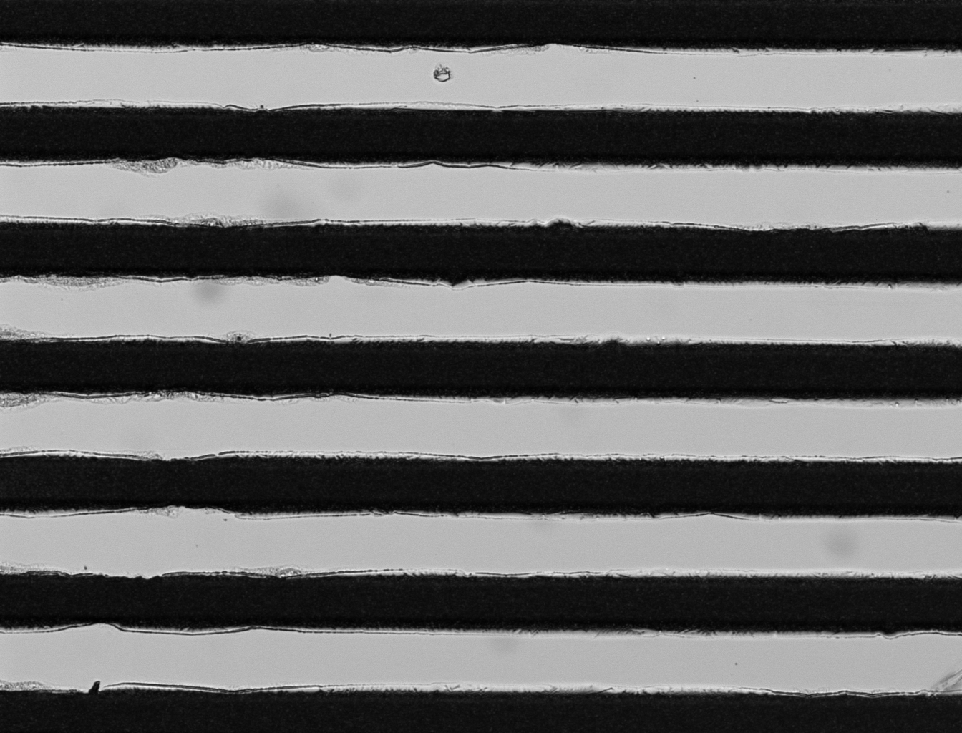
#> input picture backend/prototyping/sample_data/im1.TIFF, 962 x 733 px, shrunk from 1344 x 1024 before the run, given in place of stitched.TIFF, which was not available
$ jupyter execute --allow-errors image_stitch.ipynb
#> lines starting #> are read from the running program, lines starting #| are printed output that depends on the picture
[cell 1]
import cv2
import numpy as np
import os
from math import ceil
from PIL import Image
import matplotlib.pyplot as plt

[cell 2]
data_dir: str = "/Users/spunk/college/work/chip-imaging/backend/prototyping/sample_data"

[cell 3]
data_dir: str = r"C:\Users\Luke\Desktop\chip-imager\chip-imaging\backend\src\demo_images\gaintest1\stitched.TIFF"

[cell 4]
def apply_gain(img: np.ndarray, gain: int):
  gainFactor = ceil(np.log10(gain) / np.log10(2))

  # limit pixel brightnesses to ensure multiplying
  # will not overflow
  np.clip(img, 0, 2**(16-gainFactor)-1, out=img)
  np.multiply(img, np.array(gain)
      .astype(np.float64), out=img, casting='unsafe')

  # since we specified out=img in each np call, our
  # original image has been modified

[cell 5]
im = Image.open(data_dir)
#> im is the input picture: PIL image 962x733 I;16; min 208, max 2017, mean 936.8

[cell 6]
apply_gain(np.array(im), 1000)
#> in apply_gain, `np.clip(img, 0, 2**(16-gainFactor)-1, out=img)`: img: shape (733, 962) uint16; every value is 63
#> in apply_gain, `np.multiply(img, np.array(gain) .astype(np.float64), out=img, casting=..`: img: shape (733, 962) uint16; every value is 63000

[cell 7]
ima = np.array(im)
apply_gain(ima, 50)
#> call 2 of apply_gain, with gain = 50
#> in apply_gain (call 2), `np.clip(img, 0, 2**(16-gainFactor)-1, out=img)`:
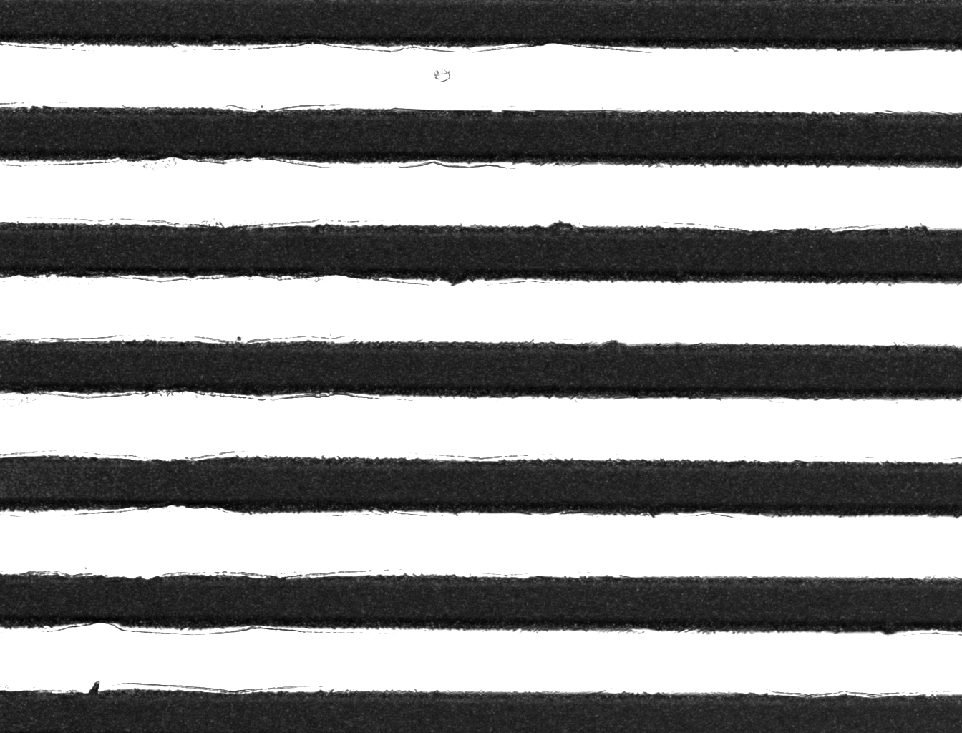
#> img: shape (733, 962) uint16; min 208, max 1023, mean 689.6; drawn with min black and max white

$ run again, on backend/prototyping/sample_data/im4.TIFF
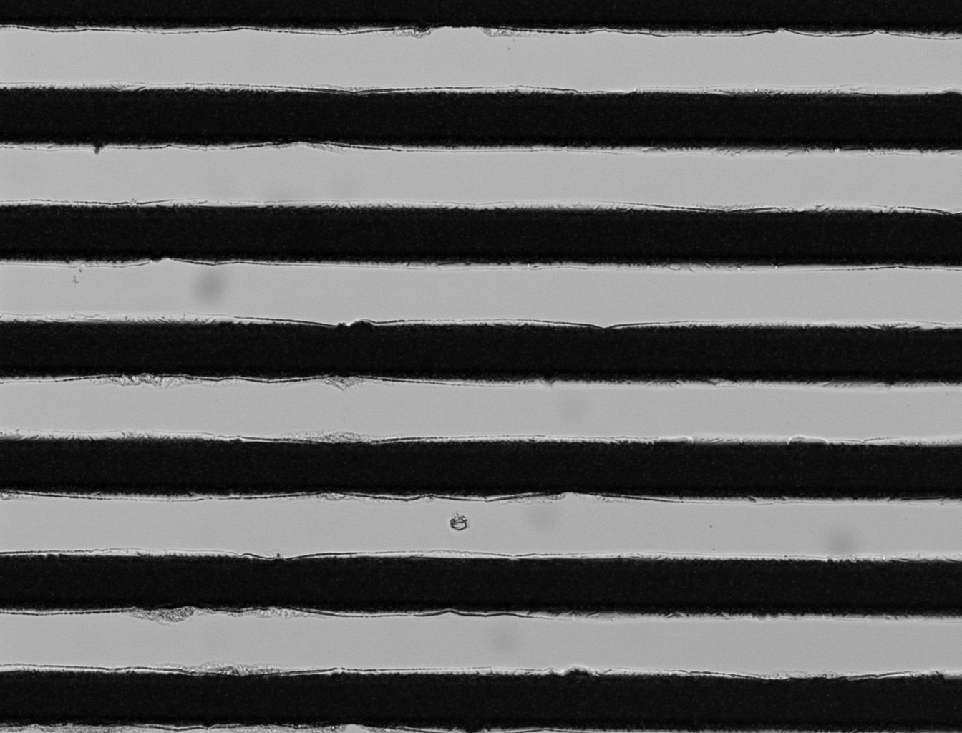
#> input picture backend/prototyping/sample_data/im4.TIFF, 962 x 733 px, shrunk from 1344 x 1024 before the run, given in place of stitched.TIFF, which was not available
#> im is the input picture: PIL image 962x733 I;16; min 220, max 2656, mean 1143.2
#> in apply_gain (call 2), `np.clip(img, 0, 2**(16-gainFactor)-1, out=img)`:
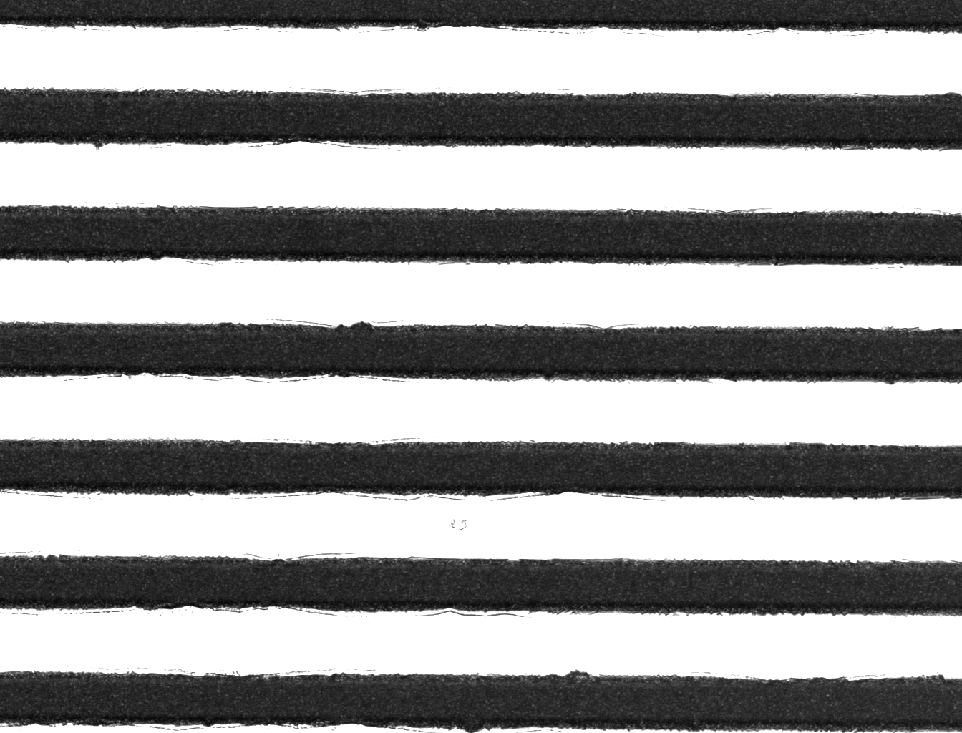
#> img: shape (733, 962) uint16; min 220, max 1023, mean 710.8; drawn with min black and max white

$ run again, on backend/prototyping/sample_data/im5.TIFF
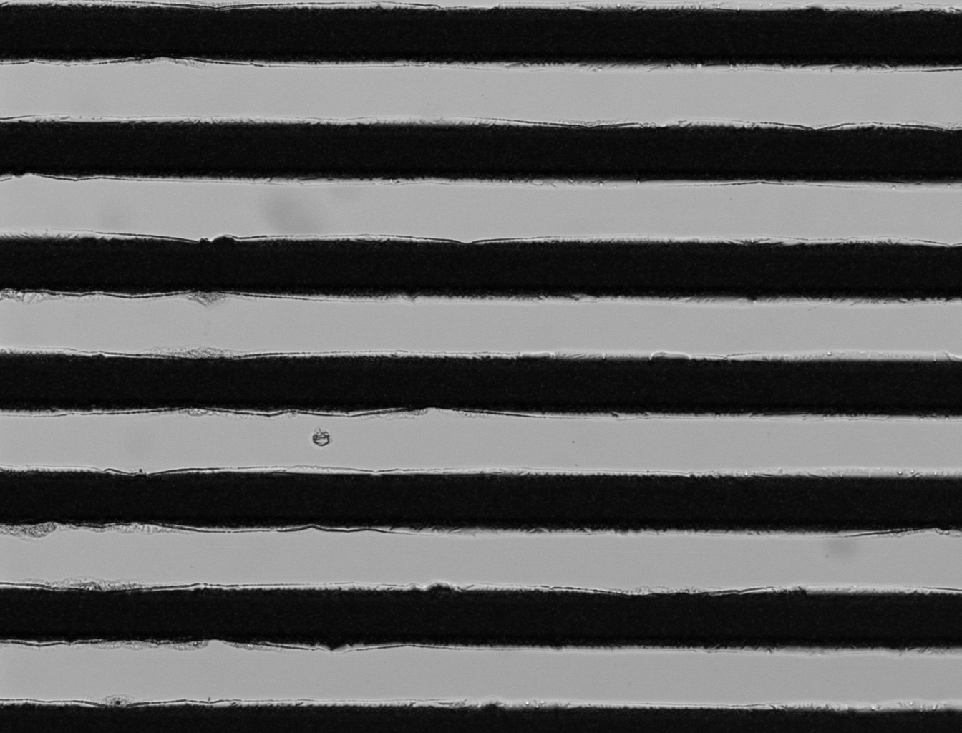
#> input picture backend/prototyping/sample_data/im5.TIFF, 962 x 733 px, shrunk from 1344 x 1024 before the run, given in place of stitched.TIFF, which was not available
#> im is the input picture: PIL image 962x733 I;16; min 220, max 2748, mean 1153
#> in apply_gain (call 2), `np.clip(img, 0, 2**(16-gainFactor)-1, out=img)`:
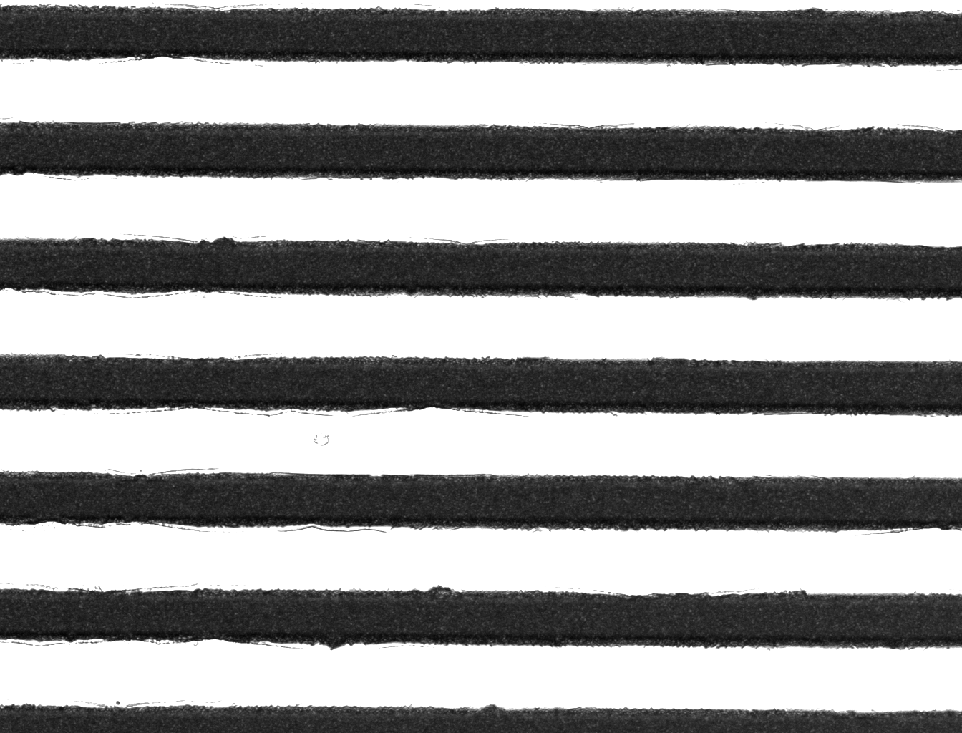
#> img: shape (733, 962) uint16; min 220, max 1023, mean 715.1; drawn with min black and max white

$ run again, on backend/prototyping/sample_data/im6.TIFF
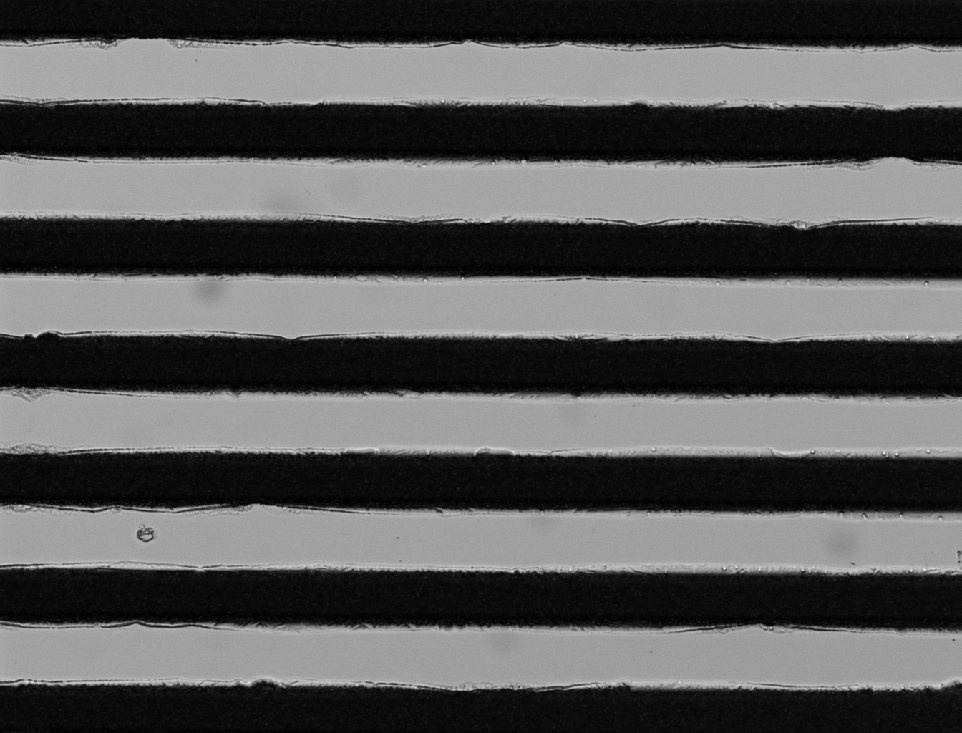
#> input picture backend/prototyping/sample_data/im6.TIFF, 962 x 733 px, shrunk from 1344 x 1024 before the run, given in place of stitched.TIFF, which was not available
#> im is the input picture: PIL image 962x733 I;16; min 230, max 2839, mean 1137.2
#> in apply_gain (call 2), `np.clip(img, 0, 2**(16-gainFactor)-1, out=img)`:
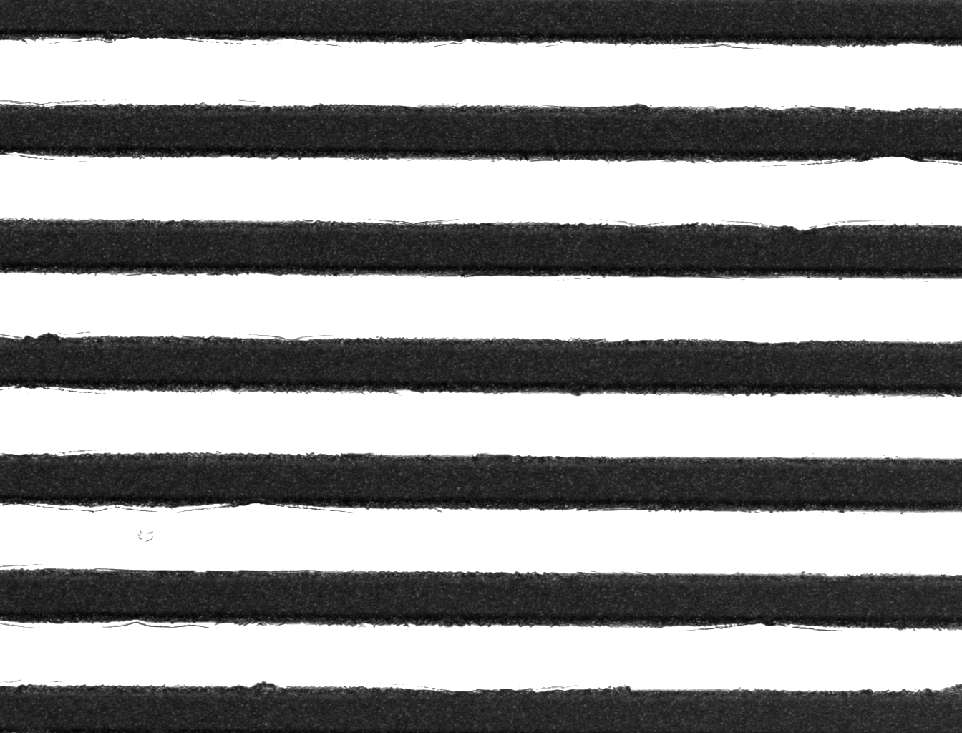
#> img: shape (733, 962) uint16; min 230, max 1023, mean 705.7; drawn with min black and max white
